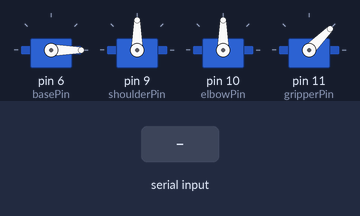
A sketch run on a simulated Arduino Uno, built with avr-gcc and run on an emulated ATmega328P. On the bench: 4 × servo. Inputs (shaded band) come from the test bench.

Above: at 1.2 s.
1.3 s: "1" received over Serial
At 3.1 s:
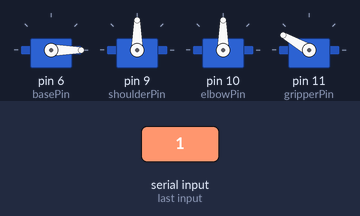
7.3 s: "2" received over Serial
At 11.2 s:
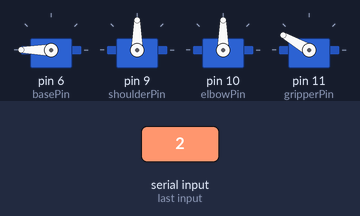
13.3 s: "3" received over Serial
At 17.0 s:
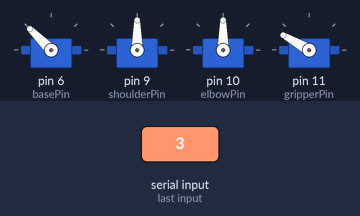
Timing chart, 0 to 20.8 s (numbered marks = the images above; inputs shaded):
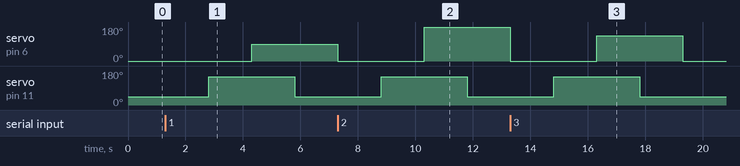

Measured:
- after the input at 1.3 s, servo on pin 6 (basePin): 0° → 90° after 3.0 s; servo on pin 11 (gripperPin): 45° → 150° after 1.5 s, → 45° 3.0 s later
- after the input at 7.3 s, servo on pin 11 (gripperPin): 45° → 150° after 1.5 s, → 45° 3.0 s later
- after the input at 13.3 s, servo on pin 11 (gripperPin): 45° → 150° after 1.5 s, → 45° 3.0 s later

The sketch:

Final_Code.ino
```cpp
#include <Servo.h>

// Define servo objects for 3R manipulator and gripper
Servo baseServo;
Servo shoulderServo;
Servo elbowServo;
Servo gripperServo;

// Pin assignments
const int basePin = 6;
const int shoulderPin = 9;
const int elbowPin = 10;
const int gripperPin = 11;

// Gripper open and close positions
const int gripperOpenPos = 45;    // Angle when gripper is open
const int gripperClosePos = 150;    // Angle when gripper is closed

void setup() {
  Serial.begin(9600);
  baseServo.attach(basePin);
  shoulderServo.attach(shoulderPin);
  elbowServo.attach(elbowPin);
  gripperServo.attach(gripperPin);

  // Initialize arm and gripper position
  baseServo.write(0);
  shoulderServo.write(90);
  elbowServo.write(90);
  gripperServo.write(gripperOpenPos);  // Start with gripper open
}

void loop() {
  if (Serial.available() > 0) {
    char colorCode = Serial.read();

    if (colorCode == '1') {
      moveArmToBin(1);  // Red bin
    } else if (colorCode == '2') {
      moveArmToBin(2);  // Green bin
    } else if (colorCode == '3') {
      moveArmToBin(3);  // Blue bin
    } else {
      moveArmToBin(4);  // Default bin
    }
  }
}

// Function to move the arm to a specific bin
void moveArmToBin(int bin) {
  // Step 1: Move to initial pickup position
  baseServo.write(0);           // Base center position for pickup
  //shoulderServo.write(60);       // Lower shoulder to pickup position
  //elbowServo.write(120);         // Position elbow for pickup
  delay(1500);

  // Step 2: Close the gripper to pick up the object
  gripperServo.write(gripperClosePos);
  delay(1500);                    // Hold to ensure the object is gripped

  // Step 3: Move to the target bin position
  switch (bin) {
    case 1: // Red bin
      baseServo.write(90);       // Rotate base toward red bin
      //shoulderServo.write(120);  // Adjust shoulder to reach bin
      //elbowServo.write(60);
      delay(1500);
      break;
    case 2: // Green bin
      baseServo.write(250);      // Rotate base toward green bin
      //shoulderServo.write(120);
      //elbowServo.write(60);
      delay(1500);
      break;
    case 3: // Blue bin
      baseServo.write(135);      // Rotate base toward blue bin
      //shoulderServo.write(120);
      //elbowServo.write(60);
      delay(1500);
      break;
    default: // Default bin
      baseServo.write(180);      // Rotate base toward default bin
      //shoulderServo.write(120);
      //elbowServo.write(60);
      delay(1500);
      break;
  }

  // Step 4: Open the gripper to release the object
  gripperServo.write(gripperOpenPos);
  delay(1500);                    // Delay to ensure the object is released

  // Step 5: Return arm to initial position
  //shoulderServo.write(90);       // Lift arm
  //elbowServo.write(90);          // Reset elbow
  baseServo.write(0);           // Center base
  gripperServo.write(gripperOpenPos);  // Keep gripper open for next pickup
}
```
